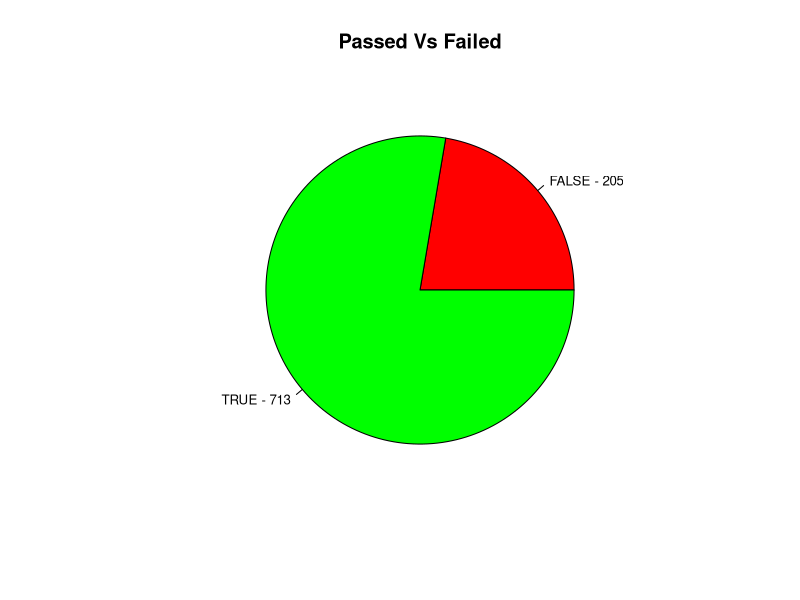
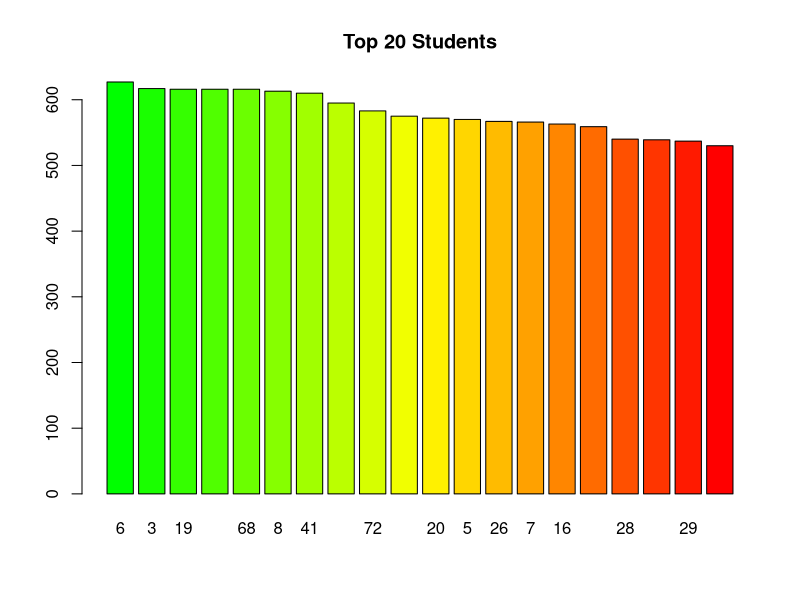
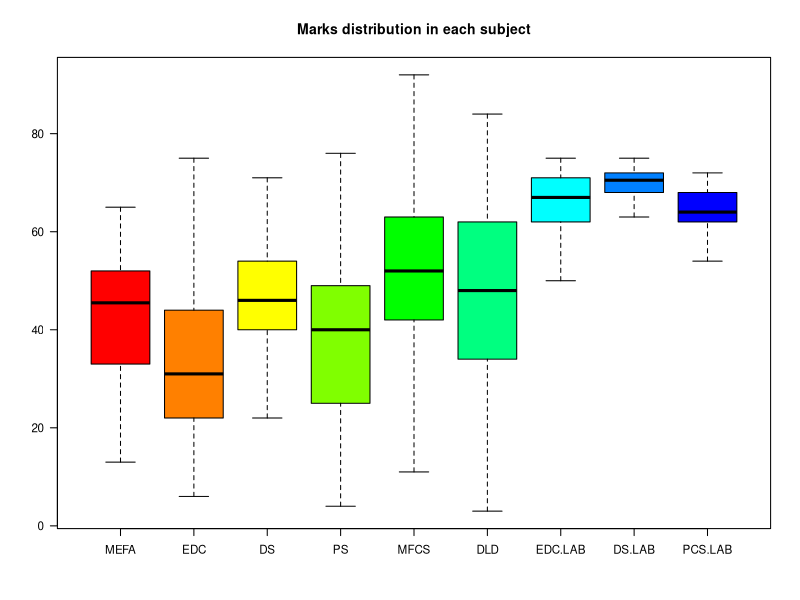
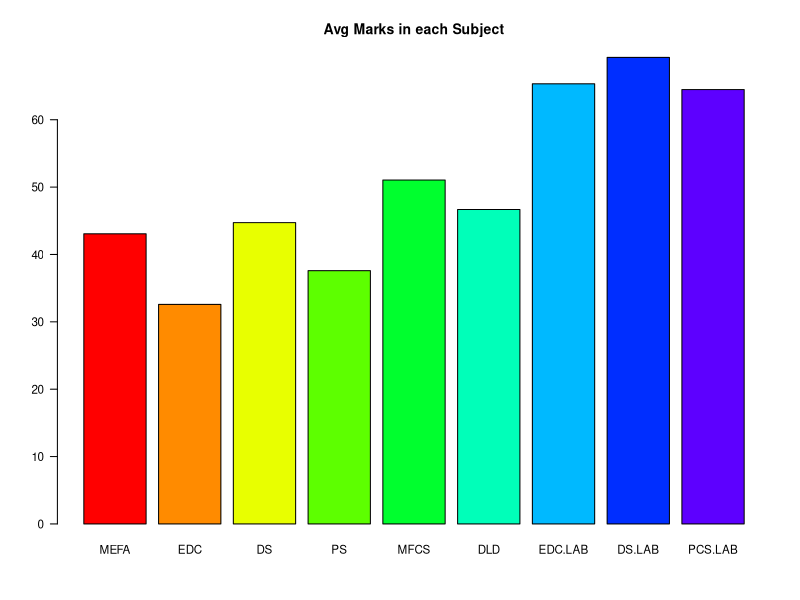
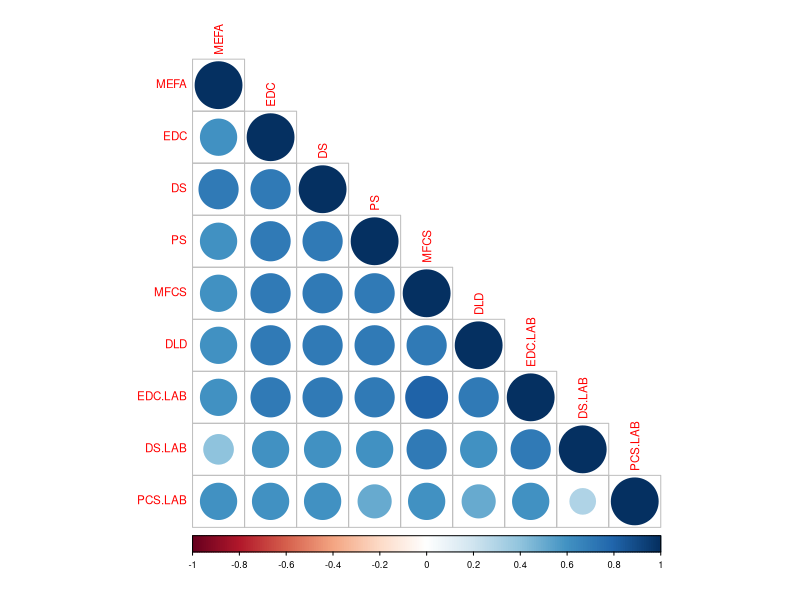
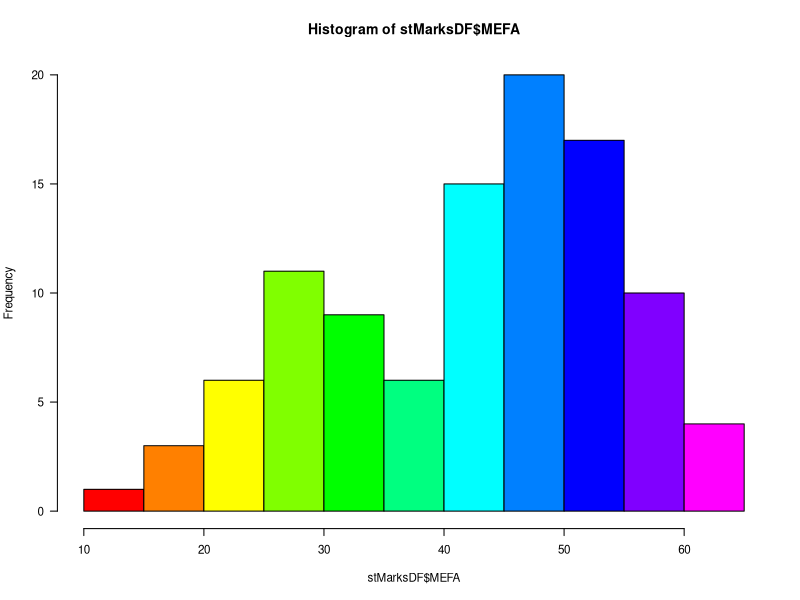
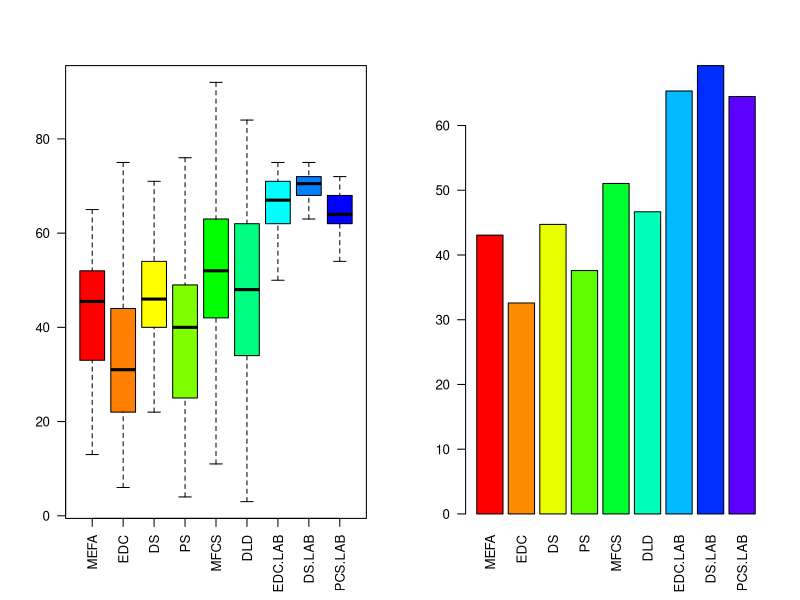
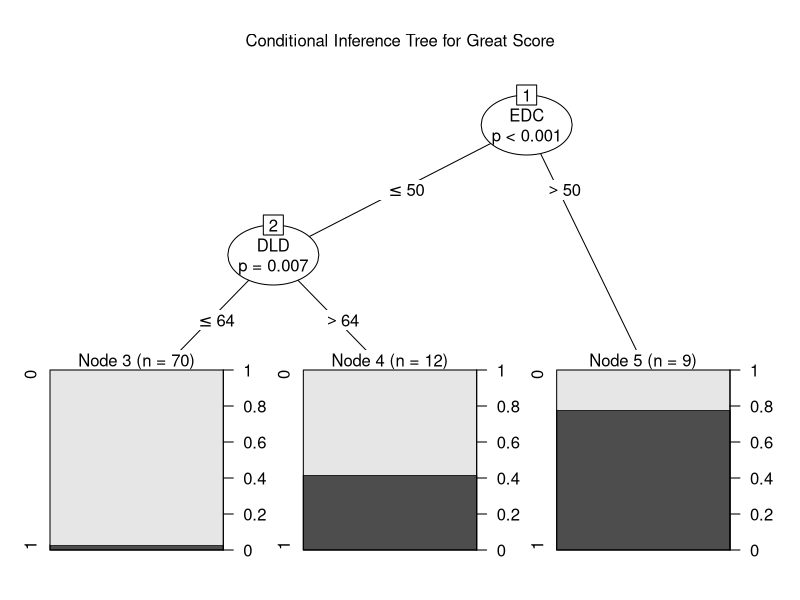

Source code (R) for these figures, in order:
library(party)
rm(list=ls())

# Set the working directory
setwd('.')

# Load the dataframe from the CSV file
stMarksDF = read.csv('Students_Marks_2.csv')

stMarksDF$Roll.No. = NULL

# Check the data frame
head(stMarksDF)

# Check the datatypes of marks DF
str(stMarksDF)

# Remove NA
stMarksDF = stMarksDF[complete.cases(stMarksDF),]


# Take out Roll Nos for the time being
marksDF = stMarksDF #subset(stMarksDF, select=-c(Roll.No.))
# Summarize the data in the marks DF
summary(marksDF)

# Tabulate pass vs fail
passFail = table(marksDF>=40)
pie(passFail, col = c('red', 'green'), main="Passed Vs Failed", cex=0.8,
    labels=paste0(names(passFail), " - ", passFail))

# Find total Marks for each student
stTotalMarks = apply(marksDF,1,sum)

# Max total marks
max(stTotalMarks)

which(stTotalMarks == max(stTotalMarks))

# Find the topper
# Show only one plot in the entire plot area
par(mfrow=c(1,1))
colfunc <- colorRampPalette(c("green", "yellow", "red"))
N = 20
stRank = sort(stTotalMarks, decreasing = T)
barplot(stRank[1:N], main="Top 20 Students", 
        names=stMarksDF[names(stRank[1:N]),]$Roll.No., col=colfunc(N))


# Set plot window to single chart
par(mfrow=c(1,1), cex=0.7, las=1)
# Checking range and variance of marks across subjects
boxplot(marksDF, outline=F, main="Marks distribution in each subject", col=rainbow(12:14))

# Check the mean of each subject
barplot(sapply(marksDF, mean), main="Avg Marks in each Subject", col=rainbow(11:14))

# Check correlation of marks
cr = round(cor(marksDF), 1)

# Using library corrplot
library(corrplot)
corrplot(cr, type="lower")
# Check correlation plot for mtcars
# corrplot(cor(mtcars), type="lower", method="circle")

# Histogram plots
hist(stMarksDF$MEFA, col=rainbow(12:14))

# Combining plots
par(mfrow=c(1,2), cex=0.8, las=2)
boxplot(marksDF, outline=F, col=rainbow(12:14))
barplot(sapply(marksDF, mean), col=rainbow(11:14))

#########################
# REGRESSSION ANALYSIS  #
#########################

# Lets take some students as test set and remaining as test
N = nrow(marksDF)
# Randomly sample 90% of records to be used for train
trainRows = sample(1:N, N*0.9, replace=F)
# Use the sample to separate train/test from df
train = marksDF[trainRows,]
test = marksDF[-trainRows,]

# Now lets fit the model
head(train)
# Let's make PS score as output variable and all others input
model = lm(MFCS~.,train)
summary(model)
preds = predict(model, newdata = test)
res = data.frame(test$MFCS, round(preds,0))
names(res) = c("Actual", "Pred")
res
mse = sum((res$Actual-res$Pred)^2)/nrow(res)
mse
# Is the MSE any better than mean of train output
sum((res$Actual-mean(train$MFCS))^2)/nrow(res)


#############################
# CLASSIFICATION TECHNIQUES #
#############################

# Lets create some data for classification algorithm
df = marksDF

# Lets find a good cutoff for marks to be classified as Great Score (1) or not (0)
cutoffMarks = 70
summary(df$MFCS)
table(df$MFCS>cutoffMarks)
# Set the new column to be 1 if MFCS is greater than 70 else 0
df$MFCS_Great_Score = ifelse(marksDF$MFCS>cutoffMarks, 1, 0)
df$MFCS_Great_Score = as.factor(df$MFCS_Great_Score)
# Now we shall remove the MFCS col to remove direct calculation
df$MFCS = NULL

# Lets take some students as test set and remaining as test
# Using library caTools to create a uniform train/test 
library(caTools)
trainRows = sample.split(df$MFCS_Great_Score, SplitRatio=0.9)
train = df[trainRows,]
test  = df[!trainRows,]

############################
# 1- LOGISTIC REGRESSSION  #
############################

model <- glm(MFCS_Great_Score ~.,family=binomial(link='logit'),data=train)

summary(model)
preds = predict(model, newdata = test, type = "response")
res = data.frame(test$MFCS_Great_Score, round(preds,0))
names(res) = c("Actual", "Pred")
res


#################################
#        DECISION TREE          #
#################################
# We can use the same train/test as above (from Logistic regression)
# Conditional Inference Tree 
fit <- ctree(MFCS_Great_Score ~.,data=train)
# Lets print the tree to see what it has learnt
plot(fit, main="Conditional Inference Tree for Great Score")
preds = predict(fit, newdata = test, type = "response")
res = data.frame(test$MFCS_Great_Score, preds)
names(res) = c("Actual", "Pred")
res
